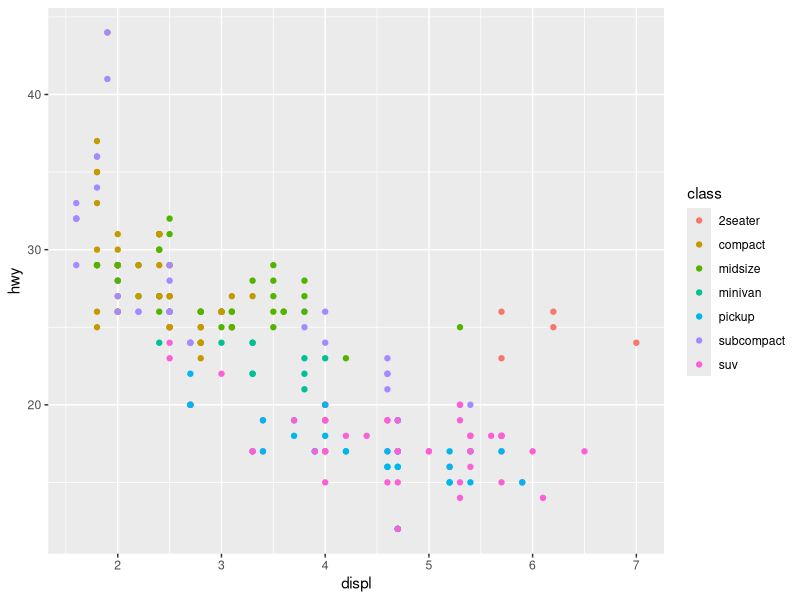
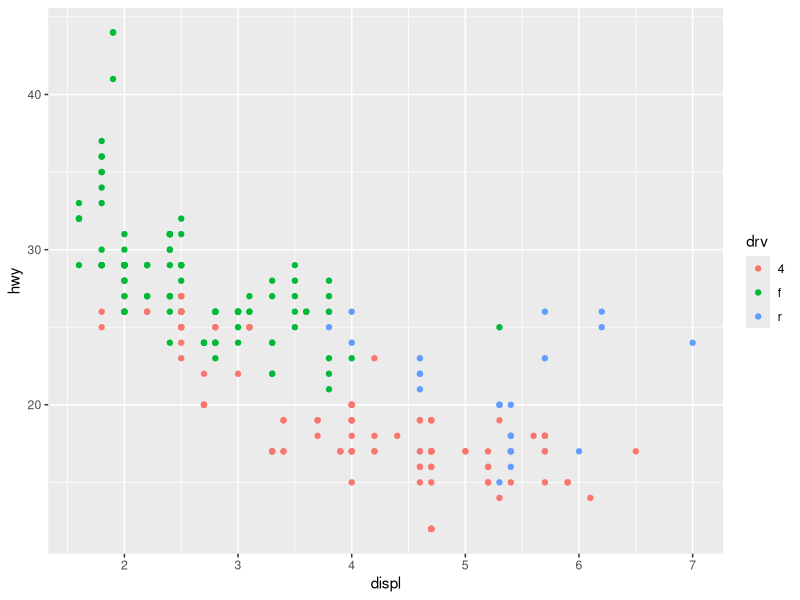
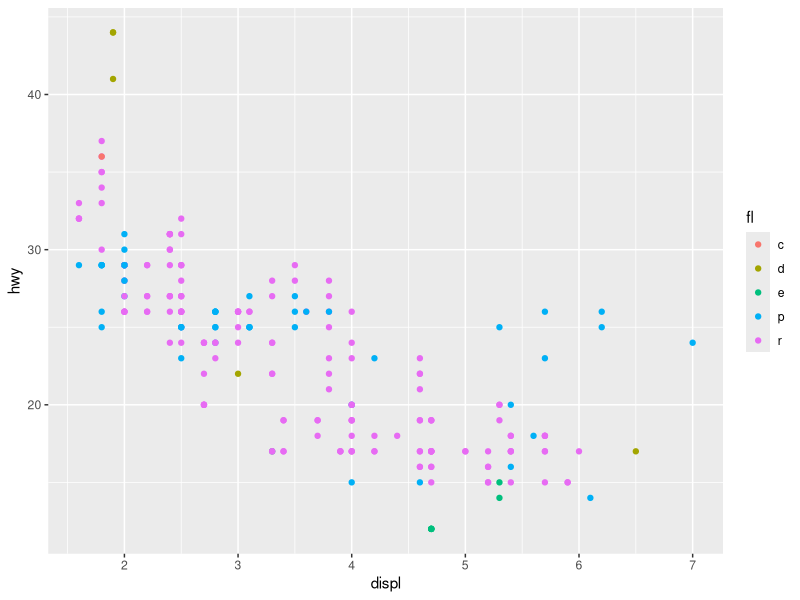

Write R code to recreate these figures, in order.
## ---- chunk 1
print("Hey")
## ---- chunk 2
bax <- read.csv("../data/bax_p84_1A_od-p.csv")
bax
## ---- chunk 3
library(ggplot2)
colours <- list(~class, ~drv, ~fl)

# Doesn't seem to do anything!
for (colour in colours) {
  ggplot(mpg, aes_(~ displ, ~ hwy, colour = colour)) +
    geom_point()
}

# Works when we explicitly print the plots
for (colour in colours) {
  print(ggplot(mpg, aes_(~ displ, ~ hwy, colour = colour)) +
    geom_point())
}
